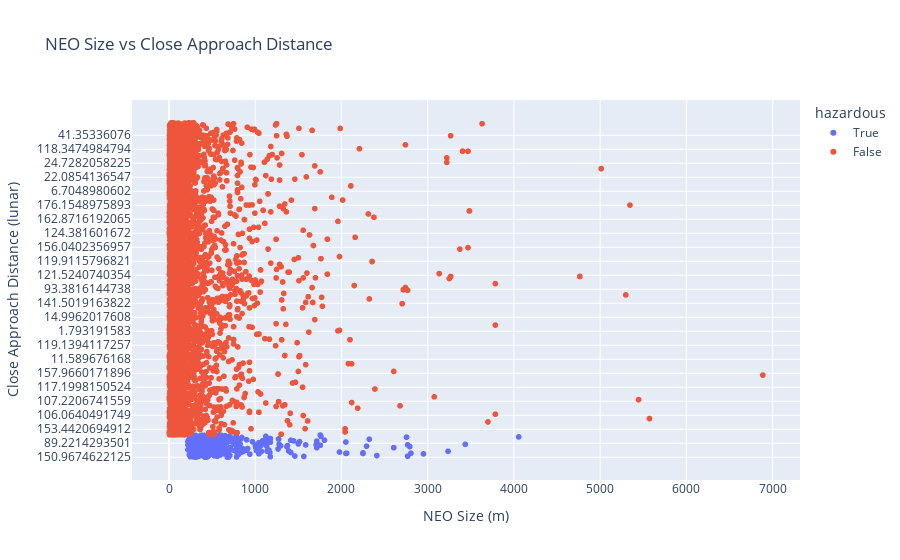

Write notebook code for a chart like this one.
### Markdown cell above
### Task 4: Data Visualization Part B

- Create a pie chart of the proportion of hazardous vs non-hazardous NEOs.
- Create a scatter plot of the correlation between NEO size and close approach distance.
- Customize the appearance of your plots (e.g., colors, labels, titles).
- Create interactive visualizations using a library like Plotly. For example, create an interactive scatter plot where you can hover over each point to see more information about the NEO. **Be creative!**

### Code cell
import matplotlib.pyplot as plt
import seaborn as sns
import pandas as pd
import plotly.express as px

def plot_pie_chart(df):
    hazardous_counts = df['hazardous'].value_counts()

    plt.figure(figsize=(8, 8))
    plt.pie(hazardous_counts, labels=['Non-Hazardous', 'Hazardous'], autopct='%1.1f%%',
            colors=['skyblue', 'orange'], startangle=140)
    plt.title('Proportion of Hazardous vs Non-Hazardous NEOs')
    plt.show()

def plot_scatter_chart(df):
    plt.figure(figsize=(10, 6))
    sns.scatterplot(x='size', y='closest_approach', hue='hazardous', data=df)
    plt.title('NEO size vs Close Approach Distance')
    plt.xlabel('NEO Size (m)')
    plt.ylabel('Close Approach Distance (lunar)')
    plt.show()

def plot_interactive_scatter(df):
    fig = px.scatter(df.reset_index(), x='size', y='closest_approach', color='hazardous', 
                     hover_data=['date'], title='NEO Size vs Close Approach Distance', 
                     labels={'size': 'NEO Size (m)', 'closest_approach': 'Close Approach Distance (lunar)'})
    fig.show()

def main():
    # df = pd.read_csv('your_file.csv')  # assuming your data is in a CSV file

    plot_pie_chart(df)
    plot_scatter_chart(df)
    plot_interactive_scatter(df)

if __name__ == "__main__":
    main()

### Figure 1 — Plotly figure (JSON) as saved in the notebook; plotly's stock layout.template omitted (floating-point values rounded to 4 significant figures; data arrays with more than 128 entries replaced by an {"elided": "..."} marker saying what was removed)
{"data": [{"customdata": {"elided": "508x1 str values"}, "hovertemplate": "hazardous=True<br>NEO Size (m)=%{x}<br>Close Approach Distance (lunar)=%{y}<br>date=%{customdata[0]}<extra></extra>", "legendgroup": "True", "marker": {"color": "#636efa", "symbol": "circle"}, "mode": "markers", "name": "True", "showlegend": true, "type": "scattergl", "x": {"elided": "508 float values"}, "xaxis": "x", "y": {"elided": "508 str values"}, "yaxis": "y"}, {"customdata": {"elided": "7406x1 str values"}, "hovertemplate": "hazardous=False<br>NEO Size (m)=%{x}<br>Close Approach Distance (lunar)=%{y}<br>date=%{customdata[0]}<extra></extra>", "legendgroup": "False", "marker": {"color": "#EF553B", "symbol": "circle"}, "mode": "markers", "name": "False", "showlegend": true, "type": "scattergl", "x": {"elided": "7406 float values"}, "xaxis": "x", "y": {"elided": "7406 str values"}, "yaxis": "y"}], "layout": {"legend": {"title": {"text": "hazardous"}, "tracegroupgap": 0}, "title": {"text": "NEO Size vs Close Approach Distance"}, "xaxis": {"anchor": "y", "domain": [0, 1], "title": {"text": "NEO Size (m)"}}, "yaxis": {"anchor": "x", "domain": [0, 1], "title": {"text": "Close Approach Distance (lunar)"}}}}
